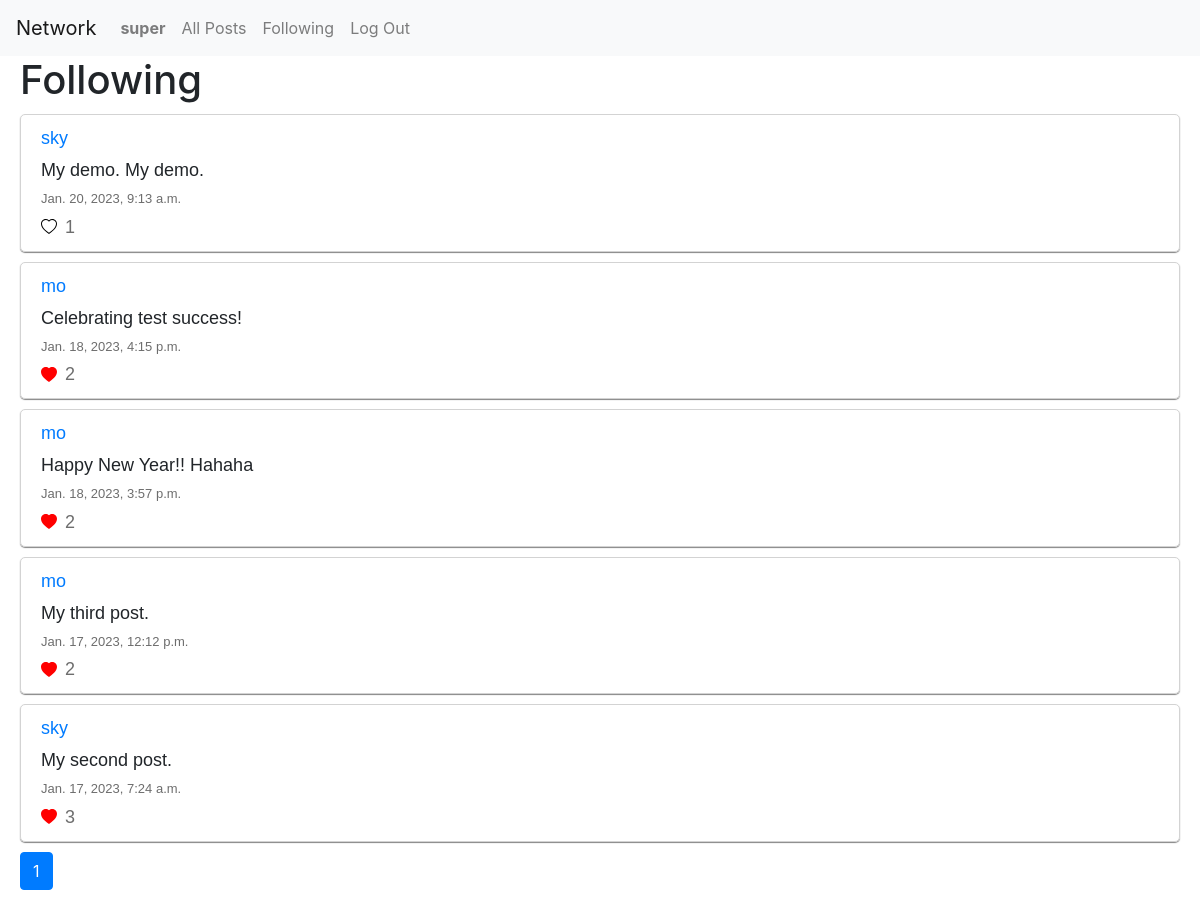
The app's page /following (signed in) with its own data.
### network/models.py (models this page shows, shortened)
class User(AbstractUser):
    pass

class Post(models.Model):
    content = models.CharField(default="", max_length=500)
    user = models.ForeignKey(User, on_delete=models.CASCADE, related_name="post", null=True)
    date = models.DateTimeField(null=True)
    like = models.IntegerField(default=0)

### network/views.py (the view)
# urls.py: path("following", views.following, name="following"),
def following(request):
    followed = Profile.objects.filter(user=request.user)
    post = Post.objects.none()
    for f in followed:
        post |= Post.objects.filter(user=f.following).order_by("-date")
    paginator = Paginator(post, 10)
    page_number = request.GET.get('page')
    page_obj = paginator.get_page(page_number)
    list = [i for i in range(1,paginator.num_pages+1)]
    return render(request, "network/following.html", {
        "page_obj": page_obj,
        "list": list
    })

### network/templates/network/following.html (shortened to what this page needs)
{% extends "network/layout.html" %}
{% load static %}
{% block body %}
    <h1>Following</h1>
    {% for post in page_obj %}
    <div class = "single_post">
        <div><a href="{% url 'profile' id=post.user.id %}">{{post.user}}</a></div>
        <div id="content{{post.id}}" class="p_content">{{post.content}}</div>
        <div class="date">{{post.date}}</div>
        <div id="unlike{{post.id}}" style="display: none;" class="like_button">
            <button type="button" class="btn btn-link unlike" value="{{post.id}}">
                <svg xmlns="http://www.w3.org/2000/svg" width="16" height="16" fill="red" class="bi bi-heart-fill" viewBox="0 0 16 16">
                <path fill-rule="evenodd" d="M8 1.314C12.438-3.248 23.534 4.735 8 15-7.534 4.736 3.562-3.248 8 1.314z"/>
                </svg>
            </button>
        </div>
        <div id="like{{post.id}}" style="display: block;" class="like_button">
            <button type="button" class="btn btn-link like" value="{{post.id}}">
            </button>
        </div>
        <div id="number{{post.id}}" class="like_num">{{post.like}}</div>
    </div>
    {% endfor %}
    <nav aria-label="..." class="pag">
        <ul class="pagination">
            {% for l in list %}
                {% if l == page_obj.number %}
                    <li class="page-item active" aria-current="page">
                    <a class="page-link" href="?page={{l}}">{{ l }}<span class="sr-only">(current)</span></a>
                    </li>
                {% else %}
                    <li class="page-item"><a class="page-link" href="?page={{l}}">{{l}}</a></li>
                {% endif %}
            {% endfor %}
        </ul>
    </nav>
{% endblock %}

### network/templates/network/layout.html (shortened to what this page needs)
{% load static %}
<!DOCTYPE html>
<html lang="en">
    <head>
        <link rel="stylesheet" href="https://stackpath.bootstrapcdn.com/bootstrap/4.4.1/css/bootstrap.min.css">
        <link href="{% static 'network/styles1.css' %}" rel="stylesheet">
    </head>
    <body>
        <nav class="navbar navbar-expand-lg navbar-light bg-light">
            <a class="navbar-brand" href="#">Network</a>
            <div>
              <ul class="navbar-nav mr-auto">
                {% if user.is_authenticated %}
                    <li class="nav-item">
                        <a class="nav-link" id="profile" href="{% url 'profile' id=user.id %}"><strong>{{ user.username }}</strong></a>
                    </li>
                {% endif %}
                <li class="nav-item">
                  <a class="nav-link" href="{% url 'index' %}">All Posts</a>
                </li>
                {% if user.is_authenticated %}
                    <li class="nav-item">
                        <a class="nav-link" href="{% url 'following'%}">Following</a>
                    </li>
                    <li class="nav-item">
                        <a class="nav-link" href="{% url 'logout' %}">Log Out</a>
                    </li>
                {% endif %}
              </ul>
            </div>
          </nav>
        <div class="body">
            {% block body %}
            {% endblock %}
        </div>
    </body>
</html>

### network/static/network/styles1.css (style rules this page uses)
.single_post { border: 1px solid lightgray; border-radius: 5px; margin-top: 10px; margin-left: 20px; margin-right: 20px; margin-bottom: 10px; padding-top: 10px; padding-bottom: 10px; padding-left: 20px; font-family: "Helvetica"; font-style: normal; font-weight: 400; font-size: large; box-shadow: 0 1px 1px rgba(103, 103, 103, 0.8); }
.pag { margin-left: 20px; margin-top: 10px; }
.date { color: rgb(109, 109, 109); font-size: 13px; margin-bottom: 5px; }
.like_button { margin-left: -13px; margin-top: -6px; display: inline; float: left; }
.like_num { margin-left: -5px; color: rgb(109, 109, 109); display: inline; }
h1 { margin-left: 20px; }
.p_content { margin-top: 5px; margin-bottom: 5px; }

### records on screen
User: username "super"
Post: user "sky", content "My demo. My demo.", date "Jan. 20, 2023, 9:13 a.m.", {{ post.id }} 49 (drawn), like "1"
Post: user "mo", content "Celebrating test success!", date "Jan. 18, 2023, 4:15 p.m.", {{ post.id }} 47 (drawn), like "2"
Post: user "mo", content "Happy New Year!! Hahaha", date "Jan. 18, 2023, 3:57 p.m.", {{ post.id }} 46 (drawn), like "2"
Post: user "mo", content "My third post.", date "Jan. 17, 2023, 12:12 p.m.", {{ post.id }} 7 (drawn), like "2"
Post: user "sky", content "My second post.", date "Jan. 17, 2023, 7:24 a.m.", {{ post.id }} 6 (drawn), like "3"

### other values on screen
{{ l }} "1"
